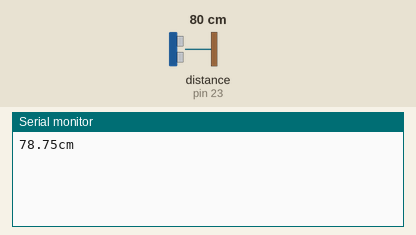
A sketch run on a simulated Arduino Mega 2560, built with avr-gcc and run on an emulated ATmega2560. Parts: the last lines printed to the serial monitor. Wiring (inferred from the names in the program): ultrasonic range finder: trigger pin 22; echo pin 23. The inputs (shaded band) are chosen by the test bench; at power-on: distance to the obstacle (sensor on pin 23) 80 cm. The echo pulse lasts 58.3 µs per cm.

Above: at 7.2 s.
7.3 s: distance to the obstacle (sensor on pin 23) set to 2 cm
At 8.2 s:
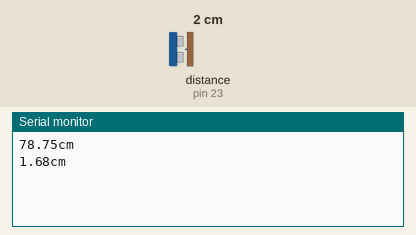
9.3 s: distance to the obstacle (sensor on pin 23) set to 4 cm
At 11.7 s:
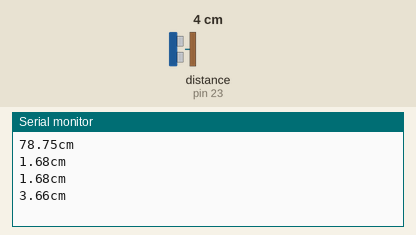
Timing chart, 0 to 13.2 s (numbered marks = the images above; inputs shaded):
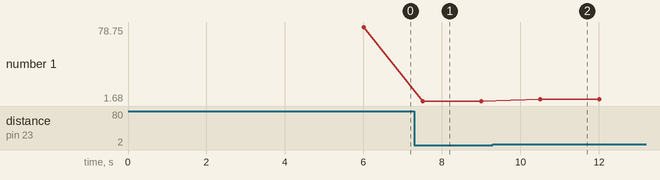

The sketch:

Ultrasonic_sensor.ino
```cpp
int trig = 22; //port D9
int echo = 23; //port D8
int duration;
float distance;

void setup(){
  Serial.begin(9600);
  pinMode(trig, OUTPUT);
  digitalWrite(trig, LOW);
  delayMicroseconds(2);
  pinMode(echo, INPUT);
  delay(6000);
}

void loop(){
  digitalWrite(trig, HIGH);
  delayMicroseconds(10);
  digitalWrite(trig, LOW);
  duration = pulseIn(echo, HIGH);
  if(duration>=38000){
    Serial.println("Out range");
  }
  else{
    distance = duration/59.00;
    Serial.print(distance);
    Serial.println("cm");
  }
  delay(1500);
}
```

Measured:
- after the input at 7.3 s, the serial monitor: prints a new line after 0.21 s (image 1)
- after the input at 9.3 s, the serial monitor: prints a new line after 1.2 s (image 2)
- plotted number 1: 78.75 → 1.68 after the input at 7.3 s, 1.68 → 3.66 after the input at 9.3 s
